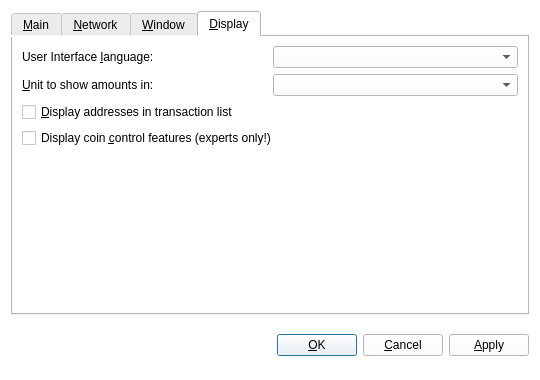
<?xml version="1.0" encoding="UTF-8"?>
<ui version="4.0">
 <class>OptionsDialog</class>
 <widget class="QDialog" name="OptionsDialog">
  <property name="geometry">
   <rect>
    <x>0</x>
    <y>0</y>
    <width>540</width>
    <height>380</height>
   </rect>
  </property>
  <property name="windowTitle">
   <string>Options</string>
  </property>
  <property name="styleSheet">
   <string notr="true">background-color: rgb(255, 255, 255);</string>
  </property>
  <property name="modal">
   <bool>true</bool>
  </property>
  <layout class="QVBoxLayout" name="verticalLayout">
   <item>
    <widget class="QTabWidget" name="tabWidget">
     <property name="tabPosition">
      <enum>QTabWidget::North</enum>
     </property>
     <property name="currentIndex">
      <number>3</number>
     </property>
     <widget class="QWidget" name="tabMain">
      <attribute name="title">
       <string>&amp;Main</string>
      </attribute>
      <layout class="QVBoxLayout" name="verticalLayout_Main">
       <item>
        <widget class="QLabel" name="transactionFeeInfoLabel">
         <property name="text">
          <string>Optional transaction fee per kB that helps make sure your transactions are processed quickly. Most transactions are 1 kB. Fee 0.01 recommended.</string>
         </property>
         <property name="textFormat">
          <enum>Qt::PlainText</enum>
         </property>
         <property name="wordWrap">
          <bool>true</bool>
         </property>
        </widget>
       </item>
       <item>
        <layout class="QHBoxLayout" name="horizontalLayout_Main">
         <item>
          <widget class="QLabel" name="transactionFeeLabel">
           <property name="text">
            <string>Pay transaction &amp;fee</string>
           </property>
           <property name="textFormat">
            <enum>Qt::PlainText</enum>
           </property>
           <property name="buddy">
            <cstring>transactionFee</cstring>
           </property>
          </widget>
         </item>
         <item>
          <widget class="BitcoinAmountField" name="transactionFee"/>
         </item>
         <item>
          <spacer name="horizontalSpacer_Main">
           <property name="orientation">
            <enum>Qt::Horizontal</enum>
           </property>
           <property name="sizeHint" stdset="0">
            <size>
             <width>40</width>
             <height>20</height>
            </size>
           </property>
          </spacer>
         </item>
        </layout>
       </item>
       <item>
        <widget class="QCheckBox" name="bitcoinAtStartup">
         <property name="toolTip">
          <string>Automatically start Rightcoin after logging in to the system.</string>
         </property>
         <property name="text">
          <string>&amp;Start Rightcoin on system login</string>
         </property>
        </widget>
       </item>
       <item>
        <widget class="QCheckBox" name="detachDatabases">
         <property name="toolTip">
          <string>Detach block and address databases at shutdown. This means they can be moved to another data directory, but it slows down shutdown. The wallet is always detached.</string>
         </property>
         <property name="text">
          <string>&amp;Detach databases at shutdown</string>
         </property>
        </widget>
       </item>
       <item>
        <spacer name="verticalSpacer_Main">
         <property name="orientation">
          <enum>Qt::Vertical</enum>
         </property>
         <property name="sizeHint" stdset="0">
          <size>
           <width>20</width>
           <height>40</height>
          </size>
         </property>
        </spacer>
       </item>
      </layout>
     </widget>
     <widget class="QWidget" name="tabNetwork">
      <attribute name="title">
       <string>&amp;Network</string>
      </attribute>
      <layout class="QVBoxLayout" name="verticalLayout_Network">
       <item>
        <widget class="QCheckBox" name="mapPortUpnp">
         <property name="toolTip">
          <string>Automatically open the Rightcoin client port on the router. This only works when your router supports UPnP and it is enabled.</string>
         </property>
         <property name="text">
          <string>Map port using &amp;UPnP</string>
         </property>
        </widget>
       </item>
       <item>
        <widget class="QCheckBox" name="connectSocks">
         <property name="toolTip">
          <string>Connect to the Rightcoin network through a SOCKS proxy (e.g. when connecting through Tor).</string>
         </property>
         <property name="text">
          <string>&amp;Connect through SOCKS proxy:</string>
         </property>
        </widget>
       </item>
       <item>
        <layout class="QHBoxLayout" name="horizontalLayout_Network">
         <item>
          <widget class="QLabel" name="proxyIpLabel">
           <property name="text">
            <string>Proxy &amp;IP:</string>
           </property>
           <property name="textFormat">
            <enum>Qt::PlainText</enum>
           </property>
           <property name="buddy">
            <cstring>proxyIp</cstring>
           </property>
          </widget>
         </item>
         <item>
          <widget class="QValidatedLineEdit" name="proxyIp">
           <property name="maximumSize">
            <size>
             <width>140</width>
             <height>16777215</height>
            </size>
           </property>
           <property name="toolTip">
            <string>IP address of the proxy (e.g. 127.0.0.1)</string>
           </property>
          </widget>
         </item>
         <item>
          <widget class="QLabel" name="proxyPortLabel">
           <property name="text">
            <string>&amp;Port:</string>
           </property>
           <property name="textFormat">
            <enum>Qt::PlainText</enum>
           </property>
           <property name="buddy">
            <cstring>proxyPort</cstring>
           </property>
          </widget>
         </item>
         <item>
          <widget class="QLineEdit" name="proxyPort">
           <property name="maximumSize">
            <size>
             <width>55</width>
             <height>16777215</height>
            </size>
           </property>
           <property name="toolTip">
            <string>Port of the proxy (e.g. 9050)</string>
           </property>
          </widget>
         </item>
         <item>
          <widget class="QLabel" name="socksVersionLabel">
           <property name="text">
            <string>SOCKS &amp;Version:</string>
           </property>
           <property name="textFormat">
            <enum>Qt::PlainText</enum>
           </property>
           <property name="buddy">
            <cstring>socksVersion</cstring>
           </property>
          </widget>
         </item>
         <item>
          <widget class="QValueComboBox" name="socksVersion">
           <property name="toolTip">
            <string>SOCKS version of the proxy (e.g. 5)</string>
           </property>
          </widget>
         </item>
         <item>
          <spacer name="horizontalSpacer_Network">
           <property name="orientation">
            <enum>Qt::Horizontal</enum>
           </property>
           <property name="sizeHint" stdset="0">
            <size>
             <width>40</width>
             <height>20</height>
            </size>
           </property>
          </spacer>
         </item>
        </layout>
       </item>
       <item>
        <spacer name="verticalSpacer_Network">
         <property name="orientation">
          <enum>Qt::Vertical</enum>
         </property>
         <property name="sizeHint" stdset="0">
          <size>
           <width>20</width>
           <height>40</height>
          </size>
         </property>
        </spacer>
       </item>
      </layout>
     </widget>
     <widget class="QWidget" name="tabWindow">
      <attribute name="title">
       <string>&amp;Window</string>
      </attribute>
      <layout class="QVBoxLayout" name="verticalLayout_Window">
       <item>
        <widget class="QCheckBox" name="minimizeToTray">
         <property name="toolTip">
          <string>Show only a tray icon after minimizing the window.</string>
         </property>
         <property name="text">
          <string>&amp;Minimize to the tray instead of the taskbar</string>
         </property>
        </widget>
       </item>
       <item>
        <widget class="QCheckBox" name="minimizeOnClose">
         <property name="toolTip">
          <string>Minimize instead of exit the application when the window is closed. When this option is enabled, the application will be closed only after selecting Quit in the menu.</string>
         </property>
         <property name="text">
          <string>M&amp;inimize on close</string>
         </property>
        </widget>
       </item>
       <item>
        <spacer name="verticalSpacer_Window">
         <property name="orientation">
          <enum>Qt::Vertical</enum>
         </property>
         <property name="sizeHint" stdset="0">
          <size>
           <width>20</width>
           <height>40</height>
          </size>
         </property>
        </spacer>
       </item>
      </layout>
     </widget>
     <widget class="QWidget" name="tabDisplay">
      <attribute name="title">
       <string>&amp;Display</string>
      </attribute>
      <layout class="QVBoxLayout" name="verticalLayout_Display">
       <item>
        <layout class="QHBoxLayout" name="horizontalLayout_1_Display">
         <item>
          <widget class="QLabel" name="langLabel">
           <property name="text">
            <string>User Interface &amp;language:</string>
           </property>
           <property name="textFormat">
            <enum>Qt::PlainText</enum>
           </property>
           <property name="buddy">
            <cstring>lang</cstring>
           </property>
          </widget>
         </item>
         <item>
          <widget class="QValueComboBox" name="lang">
           <property name="toolTip">
            <string>The user interface language can be set here. This setting will take effect after restarting Rightcoin.</string>
           </property>
          </widget>
         </item>
        </layout>
       </item>
       <item>
        <layout class="QHBoxLayout" name="horizontalLayout_2_Display">
         <item>
          <widget class="QLabel" name="unitLabel">
           <property name="text">
            <string>&amp;Unit to show amounts in:</string>
           </property>
           <property name="textFormat">
            <enum>Qt::PlainText</enum>
           </property>
           <property name="buddy">
            <cstring>unit</cstring>
           </property>
          </widget>
         </item>
         <item>
          <widget class="QValueComboBox" name="unit">
           <property name="toolTip">
            <string>Choose the default subdivision unit to show in the interface and when sending coins.</string>
           </property>
          </widget>
         </item>
        </layout>
       </item>
       <item>
        <widget class="QCheckBox" name="displayAddresses">
         <property name="toolTip">
          <string>Whether to show Rightcoin addresses in the transaction list or not.</string>
         </property>
         <property name="text">
          <string>&amp;Display addresses in transaction list</string>
         </property>
        </widget>
       </item>
       <item>
        <widget class="QCheckBox" name="coinControlFeatures">
         <property name="toolTip">
          <string>Whether to show coin control features or not.</string>
         </property>
         <property name="text">
          <string>Display coin &amp;control features (experts only!)</string>
         </property>
        </widget>
       </item>
       <item>
        <spacer name="verticalSpacer_Display">
         <property name="orientation">
          <enum>Qt::Vertical</enum>
         </property>
         <property name="sizeHint" stdset="0">
          <size>
           <width>20</width>
           <height>40</height>
          </size>
         </property>
        </spacer>
       </item>
      </layout>
     </widget>
    </widget>
   </item>
   <item>
    <layout class="QHBoxLayout" name="horizontalLayout_Buttons">
     <item>
      <spacer name="horizontalSpacer_1">
       <property name="orientation">
        <enum>Qt::Horizontal</enum>
       </property>
       <property name="sizeHint" stdset="0">
        <size>
         <width>40</width>
         <height>48</height>
        </size>
       </property>
      </spacer>
     </item>
     <item>
      <widget class="QLabel" name="statusLabel">
       <property name="font">
        <font>
         <weight>75</weight>
         <bold>true</bold>
        </font>
       </property>
       <property name="text">
        <string/>
       </property>
       <property name="textFormat">
        <enum>Qt::PlainText</enum>
       </property>
       <property name="wordWrap">
        <bool>true</bool>
       </property>
      </widget>
     </item>
     <item>
      <spacer name="horizontalSpacer_2">
       <property name="orientation">
        <enum>Qt::Horizontal</enum>
       </property>
       <property name="sizeHint" stdset="0">
        <size>
         <width>40</width>
         <height>48</height>
        </size>
       </property>
      </spacer>
     </item>
     <item>
      <widget class="QPushButton" name="okButton">
       <property name="text">
        <string>&amp;OK</string>
       </property>
      </widget>
     </item>
     <item>
      <widget class="QPushButton" name="cancelButton">
       <property name="text">
        <string>&amp;Cancel</string>
       </property>
       <property name="autoDefault">
        <bool>false</bool>
       </property>
      </widget>
     </item>
     <item>
      <widget class="QPushButton" name="applyButton">
       <property name="text">
        <string>&amp;Apply</string>
       </property>
       <property name="autoDefault">
        <bool>false</bool>
       </property>
      </widget>
     </item>
    </layout>
   </item>
  </layout>
 </widget>
 <customwidgets>
  <customwidget>
   <class>BitcoinAmountField</class>
   <extends>QSpinBox</extends>
   <header>bitcoinamountfield.h</header>
  </customwidget>
  <customwidget>
   <class>QValueComboBox</class>
   <extends>QComboBox</extends>
   <header>qvaluecombobox.h</header>
  </customwidget>
  <customwidget>
   <class>QValidatedLineEdit</class>
   <extends>QLineEdit</extends>
   <header>qvalidatedlineedit.h</header>
  </customwidget>
 </customwidgets>
 <resources/>
 <connections/>
</ui>
